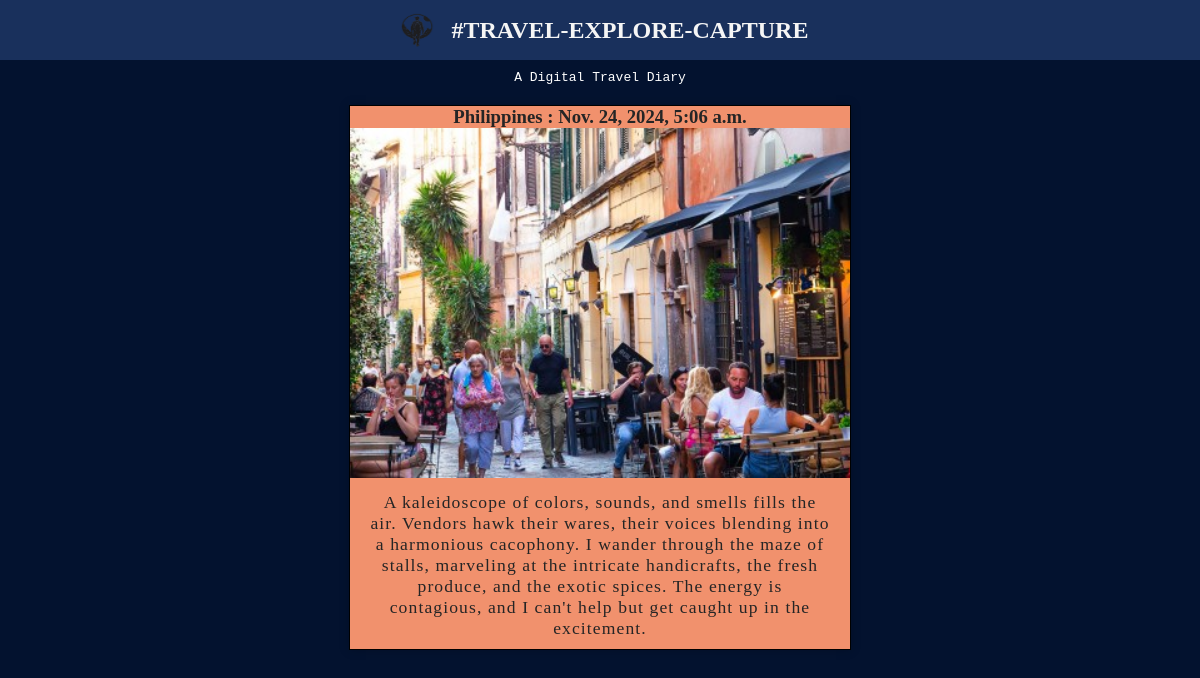
The page /post/street-of-rome on the database its author committed.
### POST/models.py (models this page shows, shortened)
class Post(models.Model):
    post_id = models.BigAutoField(primary_key=True)
    topic = models.CharField(max_length=250)
    banner = models.ImageField()
    content = models.TextField()
    country = models.CharField(max_length=100, default='Philippines')
    slug = models.SlugField(blank=True)
    posted_at = models.DateTimeField(auto_now_add=True)

### POST/views.py (the view)
# urls.py: path('<str:slug>', views.post, name="PAGE")
def post(request, slug):
    post = Post.objects.get(slug=slug)
    return render(request, 'POST/post_page.html',{
        'post':post
    })

### POST/templates/POST/post_page.html (shortened to what this page needs)
{% extends "master.html" %}
{% block content %}
    <div class="page-container">
        <h3>{{post.country}} : {{post.posted_at}}</h3>
        <div class="page-banner">
            <img src="{{post.banner.url}}" alt="{{post.topic}}">
        </div>
        <p>{{post.content}}</p>
    </div>
{% endblock  %}

### static/styles.css (style rules this page uses)
* { margin: 0; }
body { background-color: #03122f; }
.page-container { margin: 20px auto; box-shadow: 0px 0px 10px rgba(0, 0, 0, 0.2); border: 1px solid black; width: 500px; text-align: center; color: #252525; background-color: #f1916d; }
.page-container img { height: 350px; width: 100%; object-fit: cover; object-position:center; }
.page-container p { font-size: 1.1em; margin: 10px 0px; letter-spacing: 1.1px; padding: 0px 20px; }

### rows shown on the page
Post: country "Philippines", posted_at "Nov. 24, 2024, 5:06 a.m.", banner (picture), content "A kaleidoscope of colors, sounds, and smells fills the air. Vendors hawk their wares, their voices blending into a harmonious cacophony. I wander through the maze of stalls, marveling at the intricate handicrafts, the fresh produce, and the exotic spices. The energy is contagious, and I can't help but get caught up in the excitement."
